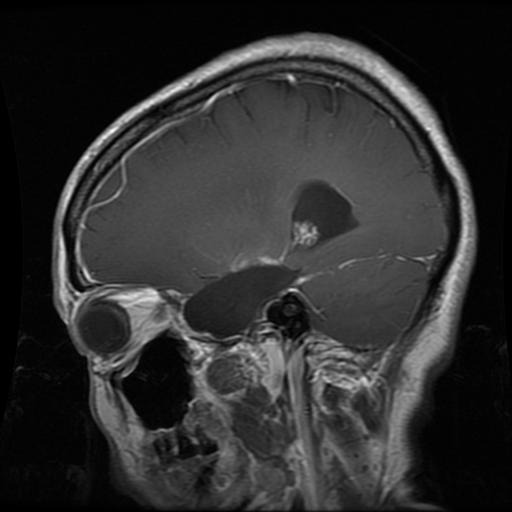
#> input picture Internship DS Feb/Project 2 - Brain Tumor Classification/brain_tumor/Training/glioma_tumor/gg (101).jpg, 512 x 512 px, given as the content of the folder brain_tumor/Training/no_tumor, which was not available
$ jupyter execute 'Brain Tumor Classifiaction.ipynb'   (shell and % lines are left out)
#> lines starting #> are read from the running program, lines starting #| are printed output that depends on the picture; pictures that were not available may be replaced by others from this repository, and a replacement may not be noted
[cell 1]
#Importing all the libraries needed

[cell 2]
import numpy as np
import pandas as pd
import matplotlib.pyplot as plt
from sklearn.model_selection import train_test_split
from sklearn.metrics import accuracy_score

[cell 3]
#Importing OS library because i am using the Dataset on my local computer

[cell 4]
import os

df = os.listdir("../Documents/brain_tumor/Training")
df

[cell 5]
#Giving target values to the predicted variable as machine deals with numbers

[cell 6]
classes = {"no_tumor" : 0 , "pituitary_tumor" : 1 , "glioma_tumor" : 2 , "meningioma_tumor" : 3}

[cell 7]
import cv2

[cell 8]
#Reading Images from the Dataset

[cell 9]
X = []
Y = []
for i in classes:
    df1 = "brain_tumor/Training/" + i
    for j in os.listdir(df1):
        img = cv2.imread(df1 + '/' + j , 0)
#> img is the input picture: shape (512, 512); min 0, max 253, mean 46.5
        img = cv2.resize(img,(200,200))
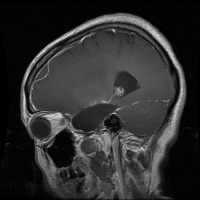
#> img: shape (200, 200); min 0, max 240, mean 46.4
        X.append(img)
        Y.append(classes[i])
#> pass 2 of the loop `for i in classes:`:
#> pass 3 of the loop `for i in classes:`:
#> the loop made 4 passes; the first 3 are shown

[cell 10]
X = np.array(X)
Y = np.array(Y)

[cell 11]
#Finding shape of array

[cell 12]
print(X.shape)
#| (6, 200, 200)
print(Y.shape)
#| (6,)

[cell 13]
print(X.ndim)
#| 3
print(Y.ndim)
#| 1

[cell 14]
#Reshape the array to 2D

[cell 15]
X1= X.reshape(len(X) , -1)

[cell 16]
np.unique(Y)

[cell 17]
print(X1.ndim)
#| 2
print(X1.shape)
#| (6, 40000)

[cell 18]
pd.Series(Y).value_counts()

[cell 19]
plt.imshow(X[1] , cmap ='gray')

[cell 20]
#Splitting of Data

[cell 21]
x_train , x_test , y_train , y_test = train_test_split(X1,Y,random_state=42,test_size=.25)

[cell 22]
print(x_train.shape)
#| (4, 40000)
print(x_test.shape)
#| (2, 40000)

[cell 23]
print(y_test.shape)
#| (2,)
print(y_train.shape)
#| (4,)

[cell 24]
print(x_train.max())
print(x_train.min())

[cell 25]
print(x_test.max())
print(x_test.min())

[cell 26]
x_train = x_train / 255
x_test = x_test /  255

[cell 27]
#Coverting Values between 0 and 1

[cell 28]
print(x_train.max() , x_train.min())
print(x_test.max() , x_test.min())

[cell 29]
#Method 1 Linear Suppor Vector Machine

[cell 30]
from sklearn.svm import SVC

[cell 31]
model1 = SVC()
model1.fit(x_train,y_train)

[cell 32]
# Function to plot the confusion matrix (code from https://scikit-learn.org/stable/auto_examples/model_selection/plot_confusion_matrix.html)
from sklearn import metrics
import itertools

def plot_confusion_matrix(cm, classes,
                          normalize=False,
                          title='Confusion matrix',
                          cmap=plt.cm.Blues):

#> called with cm = array of shape (3, 3), normalize = False, title = 'Confusion matrix'
    plt.imshow(cm, interpolation='nearest', cmap=cmap)
    plt.title(title)
    plt.colorbar()
    tick_marks = np.arange(len(classes))
    plt.xticks(tick_marks, classes, rotation=45)
    plt.yticks(tick_marks, classes)

    if normalize:
        cm = cm.astype('float') / cm.sum(axis=1)[:, np.newaxis]
        print("Normalized confusion matrix")
    else:
        print('Confusion matrix, without normalization')

    thresh = cm.max() / 2.
    for i, j in itertools.product(range(cm.shape[0]), range(cm.shape[1])):
        plt.text(j, i, cm[i, j],
                 horizontalalignment="center",
                 color="white" if cm[i, j] > thresh else "black")

    plt.tight_layout()
    plt.ylabel('True label')
    plt.xlabel('Predicted label')

[cell 33]
y_pred1 = model1.predict(x_test)

cm = metrics.confusion_matrix(y_test, y_pred1)
plot_confusion_matrix(cm, classes=['no_tumor', 'pituitary_tumor' , 'glioma_tumor', 'meningioma_tumor'])
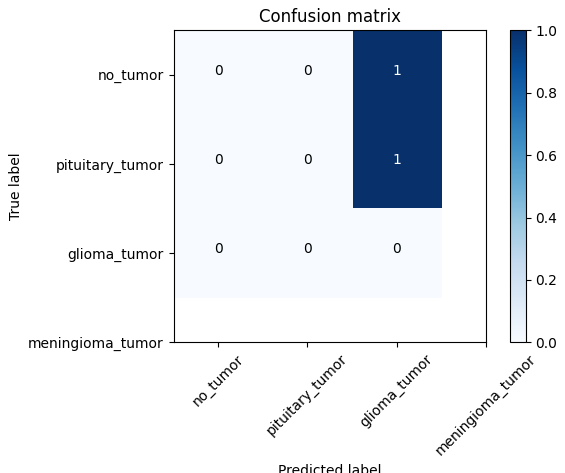
#> figure drawn by matplotlib, 2 panels

[cell 34]
print("accuracy: {}%".format(round(accuracy_score(y_test, y_pred1)*100,2)))

[cell 35]
#Method 2 Naive Bayes

[cell 36]
from sklearn.naive_bayes import MultinomialNB

model2 = MultinomialNB()
model2.fit(x_train,y_train)

[cell 37]
y_pred2 = model2.predict(x_test)

cm = metrics.confusion_matrix(y_test, y_pred2)
plot_confusion_matrix(cm, classes=['no_tumor', 'pituitary_tumor' , 'glioma_tumor', 'meningioma_tumor'])

[cell 38]
print("accuracy: {}%".format(round(accuracy_score(y_test, y_pred2)*100,2)))

[cell 39]
#Method 3 Linear Regression

[cell 40]
import warnings
warnings.filterwarnings('ignore')

from sklearn.linear_model import LogisticRegression

model3 = LogisticRegression(C=0.1)
model3.fit(x_train,y_train)

[cell 41]
y_pred3 = model3.predict(x_test)

cm = metrics.confusion_matrix(y_test, y_pred3)
plot_confusion_matrix(cm, classes=['no_tumor', 'pituitary_tumor' , 'glioma_tumor', 'meningioma_tumor'])

[cell 42]
print("accuracy: {}%".format(round(accuracy_score(y_test, y_pred3)*100,2)))

[cell 43]
#Methods    ---    Accuracy
#SVM    ---         80.08
#NB    ---          55.57
#LR    ---          77.99

[cell 44]
#Highest accuracy is obtained by the Linear SVM so this algorithm is most effective to classify brain_tumor

[cell 45]
#Classification Report by using Linear SVM Classifier

[cell 46]
from sklearn.metrics import classification_report
print(classification_report(y_test,y_pred1))

[cell 47]
#Prediction

[cell 48]
y_pred1

[cell 49]
clss = {0:'No_Tumor' , 1: 'Pituitary_Tumor' , 2 : 'Glioma_tumor' , 3 : 'Meningioma_tumor'}

[cell 50]
plt.figure(figsize=(12,8))
p = os.listdir("../Documents/brain_tumor/Testing")
c= 1

for i in os.listdir("brain_tumor/Testing/no_tumor/")[:9]:
    plt.subplot(3,3,c)

    img = cv2.imread("brain_tumor/Testing/no_tumor/"+i,0)
    img1 = cv2.resize(img,(200,200))
    img1 = img1.reshape(1,-1)/255
    p = model1.predict(img1)
#> p = [2]
    plt.title(clss[p[0]])
    plt.imshow(img,cmap='gray')
    plt.axis('off')
    c+=1

[cell 51]
plt.figure(figsize=(12,8))
p = os.listdir("../Documents/brain_tumor/Testing")
c= 1

for i in os.listdir("brain_tumor/Testing/pituitary_tumor/")[:16]:
    plt.subplot(4,4,c)

    img = cv2.imread("brain_tumor/Testing/pituitary_tumor/"+i,0)
    img1 = cv2.resize(img,(200,200))
    img1 = img1.reshape(1,-1)/255
    p = model1.predict(img1)
    plt.title(clss[p[0]])
    plt.imshow(img,cmap='gray')
    plt.axis('off')
    c+=1

[cell 52]
plt.figure(figsize=(12,8))
p = os.listdir("../Documents/brain_tumor/Testing")
c= 1

for i in os.listdir("brain_tumor/Testing/glioma_tumor/")[:25]:
    plt.subplot(5,5,c)

    img = cv2.imread("brain_tumor/Testing/glioma_tumor/"+i,0)
    img1 = cv2.resize(img,(200,200))
    img1 = img1.reshape(1,-1)/255
    p = model1.predict(img1)
    plt.title(clss[p[0]])
    plt.imshow(img,cmap='gray')
    plt.axis('off')
    c+=1
#> pass 2 of the loop `for i in os.listdir("brain_tumor/Testing/glioma_tumor/")[:25]:`:
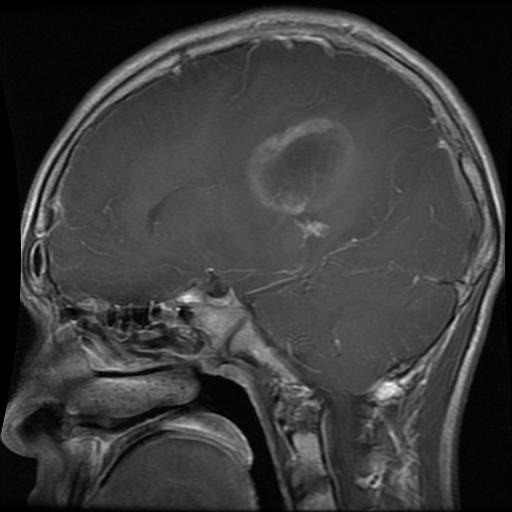
#> input picture Internship DS Feb/Project 2 - Brain Tumor Classification/brain_tumor/Training/glioma_tumor/gg (112).jpg, 512 x 512 px, found by its file name
#> img is the input picture: shape (512, 512); min 0, max 253, mean 59.5
#> `img1 = cv2.resize(img,(200,200))`:
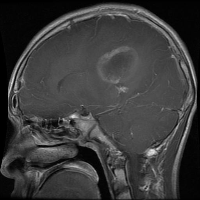
#> img1: shape (200, 200); min 0, max 230, mean 59.3
#> pass 3 of the loop `for i in os.listdir("brain_tumor/Testing/glioma_tumor/")[:25]:`:
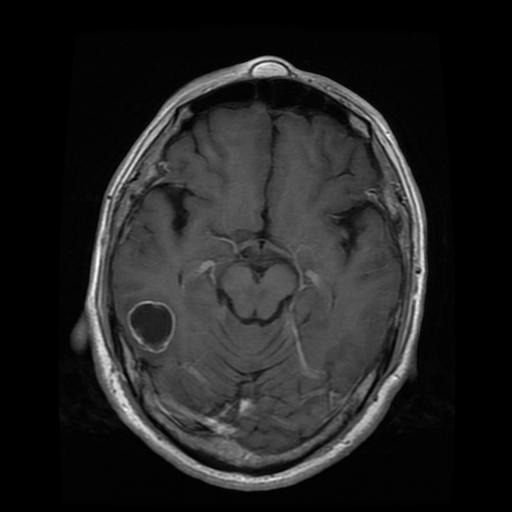
#> input picture Internship DS Feb/Project 2 - Brain Tumor Classification/brain_tumor/Training/glioma_tumor/gg (12).jpg, 512 x 512 px, found by its file name
#> img is the input picture: shape (512, 512); min 0, max 255, mean 34.1
#> `img1 = cv2.resize(img,(200,200))`:
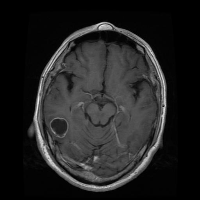
#> img1: shape (200, 200); min 0, max 240, mean 34.1
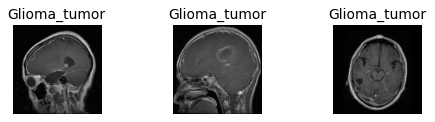
#> figure drawn by matplotlib, 3 panels

[cell 53]
plt.figure(figsize=(12,8))
p = os.listdir("../Documents/brain_tumor/Testing")
c= 1

for i in os.listdir("brain_tumor/Testing/meningioma_tumor/")[:4]:
    plt.subplot(2,2,c)

    img = cv2.imread("brain_tumor/Testing/meningioma_tumor/"+i,0)
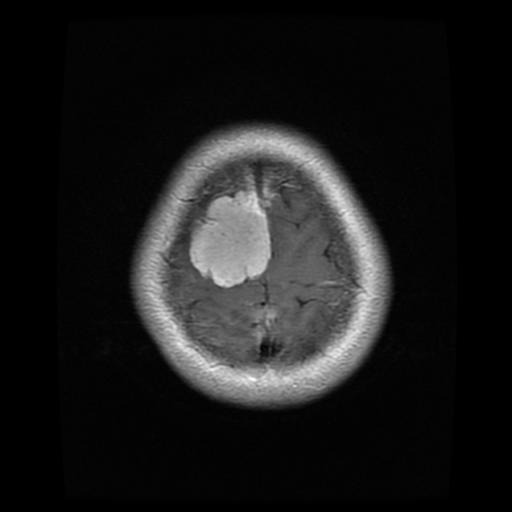
#> input picture Internship DS Feb/Project 2 - Brain Tumor Classification/brain_tumor/Training/meningioma_tumor/m (137).jpg, 512 x 512 px, found by its file name
#> img is the input picture: shape (512, 512); min 0, max 255, mean 26.7
    img1 = cv2.resize(img,(200,200))
    img1 = img1.reshape(1,-1)/255
    p = model1.predict(img1)
#> p = [3]
    plt.title(clss[p[0]])
    plt.imshow(img,cmap='gray')
    plt.axis('off')
    c+=1
